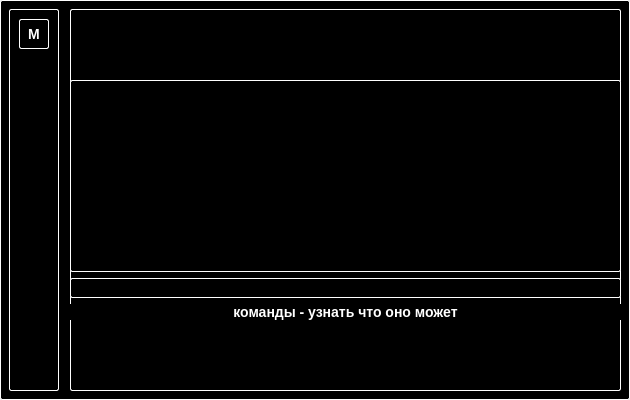
<?xml version="1.0" encoding="UTF-8"?>
<ui version="4.0">
 <class>MainWindow</class>
 <widget class="QMainWindow" name="MainWindow">
  <property name="geometry">
   <rect>
    <x>0</x>
    <y>0</y>
    <width>630</width>
    <height>400</height>
   </rect>
  </property>
  <property name="minimumSize">
   <size>
    <width>630</width>
    <height>400</height>
   </size>
  </property>
  <property name="maximumSize">
   <size>
    <width>630</width>
    <height>400</height>
   </size>
  </property>
  <property name="windowTitle">
   <string>MainWindow</string>
  </property>
  <property name="styleSheet">
   <string notr="true">QPushButton:pressed {
	background-color: rgb(255, 255, 255);	
	color: rgb(255, 255, 255);
}



QPushButton:pressed {
	background-color: rgb(255, 255, 255);	
	color: rgb(255, 255, 255);
}
</string>
  </property>
  <widget class="QWidget" name="centralwidget">
   <widget class="QWidget" name="widget_2" native="true">
    <property name="geometry">
     <rect>
      <x>0</x>
      <y>0</y>
      <width>630</width>
      <height>400</height>
     </rect>
    </property>
    <property name="minimumSize">
     <size>
      <width>630</width>
      <height>400</height>
     </size>
    </property>
    <property name="maximumSize">
     <size>
      <width>630</width>
      <height>400</height>
     </size>
    </property>
    <property name="styleSheet">
     <string notr="true">border-style: outset;
border-width: 1px;
border-radius:2px;
border-color: white;
font: bold 14px;
color: rgb(0, 0, 0);
background-color: rgb(0, 0, 0);</string>
    </property>
    <widget class="QWidget" name="widget_3" native="true">
     <property name="geometry">
      <rect>
       <x>9</x>
       <y>9</y>
       <width>50</width>
       <height>382</height>
      </rect>
     </property>
     <property name="minimumSize">
      <size>
       <width>50</width>
       <height>0</height>
      </size>
     </property>
     <property name="maximumSize">
      <size>
       <width>200</width>
       <height>16777215</height>
      </size>
     </property>
     <property name="styleSheet">
      <string notr="true">border-style: outset;
border-width: 1px;
border-radius:2px;
border-color: white;
font: bold 14px;
color: rgb(0, 0, 0);
background-color: rgb(0, 0, 0);
</string>
     </property>
     <widget class="QPushButton" name="menu_button">
      <property name="geometry">
       <rect>
        <x>10</x>
        <y>10</y>
        <width>30</width>
        <height>30</height>
       </rect>
      </property>
      <property name="minimumSize">
       <size>
        <width>0</width>
        <height>30</height>
       </size>
      </property>
      <property name="maximumSize">
       <size>
        <width>30</width>
        <height>30</height>
       </size>
      </property>
      <property name="cursor">
       <cursorShape>PointingHandCursor</cursorShape>
      </property>
      <property name="focusPolicy">
       <enum>Qt::NoFocus</enum>
      </property>
      <property name="contextMenuPolicy">
       <enum>Qt::NoContextMenu</enum>
      </property>
      <property name="styleSheet">
       <string notr="true">border-style: outset;
border-width: 1px;
border-radius:2px;
border-color: white;
font: bold 14px;
color: rgb(255, 255, 255);
background-color: rgb(0, 0, 0);

</string>
      </property>
      <property name="text">
       <string>M</string>
      </property>
     </widget>
     <widget class="QPushButton" name="end_button">
      <property name="geometry">
       <rect>
        <x>60</x>
        <y>80</y>
        <width>131</width>
        <height>61</height>
       </rect>
      </property>
      <property name="cursor">
       <cursorShape>PointingHandCursor</cursorShape>
      </property>
      <property name="styleSheet">
       <string notr="true">color: rgb(255, 255, 255);
</string>
      </property>
      <property name="text">
       <string>КОНЕЦ</string>
      </property>
     </widget>
     <widget class="QPushButton" name="start_button">
      <property name="geometry">
       <rect>
        <x>60</x>
        <y>10</y>
        <width>131</width>
        <height>61</height>
       </rect>
      </property>
      <property name="cursor">
       <cursorShape>PointingHandCursor</cursorShape>
      </property>
      <property name="styleSheet">
       <string notr="true">color: rgb(255, 255, 255);
</string>
      </property>
      <property name="text">
       <string>НАЧАТЬ</string>
      </property>
     </widget>
     <widget class="QPushButton" name="click_button">
      <property name="geometry">
       <rect>
        <x>60</x>
        <y>150</y>
        <width>131</width>
        <height>61</height>
       </rect>
      </property>
      <property name="cursor">
       <cursorShape>PointingHandCursor</cursorShape>
      </property>
      <property name="styleSheet">
       <string notr="true">color: rgb(255, 255, 255);
</string>
      </property>
      <property name="text">
       <string>ДЕЙСТВИЕ</string>
      </property>
     </widget>
     <widget class="QPushButton" name="click_button_3">
      <property name="geometry">
       <rect>
        <x>60</x>
        <y>290</y>
        <width>131</width>
        <height>61</height>
       </rect>
      </property>
      <property name="cursor">
       <cursorShape>PointingHandCursor</cursorShape>
      </property>
      <property name="styleSheet">
       <string notr="true">color: rgb(255, 255, 255);
</string>
      </property>
      <property name="text">
       <string>СПРОСИТЬ</string>
      </property>
     </widget>
     <widget class="QPushButton" name="button_word">
      <property name="geometry">
       <rect>
        <x>60</x>
        <y>220</y>
        <width>131</width>
        <height>61</height>
       </rect>
      </property>
      <property name="cursor">
       <cursorShape>PointingHandCursor</cursorShape>
      </property>
      <property name="styleSheet">
       <string notr="true">color: rgb(255, 255, 255);
</string>
      </property>
      <property name="text">
       <string>БЛАКНОТ</string>
      </property>
     </widget>
    </widget>
    <widget class="QWidget" name="right_menu" native="true">
     <property name="geometry">
      <rect>
       <x>70</x>
       <y>9</y>
       <width>551</width>
       <height>382</height>
      </rect>
     </property>
     <property name="minimumSize">
      <size>
       <width>0</width>
       <height>0</height>
      </size>
     </property>
     <property name="maximumSize">
      <size>
       <width>16777215</width>
       <height>5645654</height>
      </size>
     </property>
     <property name="styleSheet">
      <string notr="true">border-style: outset;
border-width: 1px;
border-radius:2px;
border-color: white;
font: bold 14px;
color: rgb(0, 0, 0);
background-color: rgb(0, 0, 0);</string>
     </property>
     <layout class="QVBoxLayout" name="verticalLayout_2">
      <item>
       <spacer name="verticalSpacer_2">
        <property name="orientation">
         <enum>Qt::Vertical</enum>
        </property>
        <property name="sizeHint" stdset="0">
         <size>
          <width>20</width>
          <height>40</height>
         </size>
        </property>
       </spacer>
      </item>
      <item>
       <widget class="QTextBrowser" name="textBrowser">
        <property name="sizePolicy">
         <sizepolicy hsizetype="Expanding" vsizetype="Fixed">
          <horstretch>0</horstretch>
          <verstretch>0</verstretch>
         </sizepolicy>
        </property>
        <property name="palette">
         <palette>
          <active>
           <colorrole role="WindowText">
            <brush brushstyle="SolidPattern">
             <color alpha="255">
              <red>255</red>
              <green>255</green>
              <blue>255</blue>
             </color>
            </brush>
           </colorrole>
           <colorrole role="Button">
            <brush brushstyle="SolidPattern">
             <color alpha="255">
              <red>0</red>
              <green>0</green>
              <blue>0</blue>
             </color>
            </brush>
           </colorrole>
           <colorrole role="Text">
            <brush brushstyle="SolidPattern">
             <color alpha="255">
              <red>255</red>
              <green>255</green>
              <blue>255</blue>
             </color>
            </brush>
           </colorrole>
           <colorrole role="ButtonText">
            <brush brushstyle="SolidPattern">
             <color alpha="255">
              <red>255</red>
              <green>255</green>
              <blue>255</blue>
             </color>
            </brush>
           </colorrole>
           <colorrole role="Base">
            <brush brushstyle="SolidPattern">
             <color alpha="255">
              <red>0</red>
              <green>0</green>
              <blue>0</blue>
             </color>
            </brush>
           </colorrole>
           <colorrole role="Window">
            <brush brushstyle="SolidPattern">
             <color alpha="255">
              <red>0</red>
              <green>0</green>
              <blue>0</blue>
             </color>
            </brush>
           </colorrole>
           <colorrole role="PlaceholderText">
            <brush brushstyle="SolidPattern">
             <color alpha="128">
              <red>255</red>
              <green>255</green>
              <blue>255</blue>
             </color>
            </brush>
           </colorrole>
          </active>
          <inactive>
           <colorrole role="WindowText">
            <brush brushstyle="SolidPattern">
             <color alpha="255">
              <red>255</red>
              <green>255</green>
              <blue>255</blue>
             </color>
            </brush>
           </colorrole>
           <colorrole role="Button">
            <brush brushstyle="SolidPattern">
             <color alpha="255">
              <red>0</red>
              <green>0</green>
              <blue>0</blue>
             </color>
            </brush>
           </colorrole>
           <colorrole role="Text">
            <brush brushstyle="SolidPattern">
             <color alpha="255">
              <red>255</red>
              <green>255</green>
              <blue>255</blue>
             </color>
            </brush>
           </colorrole>
           <colorrole role="ButtonText">
            <brush brushstyle="SolidPattern">
             <color alpha="255">
              <red>255</red>
              <green>255</green>
              <blue>255</blue>
             </color>
            </brush>
           </colorrole>
           <colorrole role="Base">
            <brush brushstyle="SolidPattern">
             <color alpha="255">
              <red>0</red>
              <green>0</green>
              <blue>0</blue>
             </color>
            </brush>
           </colorrole>
           <colorrole role="Window">
            <brush brushstyle="SolidPattern">
             <color alpha="255">
              <red>0</red>
              <green>0</green>
              <blue>0</blue>
             </color>
            </brush>
           </colorrole>
           <colorrole role="PlaceholderText">
            <brush brushstyle="SolidPattern">
             <color alpha="128">
              <red>255</red>
              <green>255</green>
              <blue>255</blue>
             </color>
            </brush>
           </colorrole>
          </inactive>
          <disabled>
           <colorrole role="WindowText">
            <brush brushstyle="SolidPattern">
             <color alpha="255">
              <red>255</red>
              <green>255</green>
              <blue>255</blue>
             </color>
            </brush>
           </colorrole>
           <colorrole role="Button">
            <brush brushstyle="SolidPattern">
             <color alpha="255">
              <red>0</red>
              <green>0</green>
              <blue>0</blue>
             </color>
            </brush>
           </colorrole>
           <colorrole role="Text">
            <brush brushstyle="SolidPattern">
             <color alpha="255">
              <red>255</red>
              <green>255</green>
              <blue>255</blue>
             </color>
            </brush>
           </colorrole>
           <colorrole role="ButtonText">
            <brush brushstyle="SolidPattern">
             <color alpha="255">
              <red>255</red>
              <green>255</green>
              <blue>255</blue>
             </color>
            </brush>
           </colorrole>
           <colorrole role="Base">
            <brush brushstyle="SolidPattern">
             <color alpha="255">
              <red>0</red>
              <green>0</green>
              <blue>0</blue>
             </color>
            </brush>
           </colorrole>
           <colorrole role="Window">
            <brush brushstyle="SolidPattern">
             <color alpha="255">
              <red>0</red>
              <green>0</green>
              <blue>0</blue>
             </color>
            </brush>
           </colorrole>
           <colorrole role="PlaceholderText">
            <brush brushstyle="SolidPattern">
             <color alpha="128">
              <red>255</red>
              <green>255</green>
              <blue>255</blue>
             </color>
            </brush>
           </colorrole>
          </disabled>
         </palette>
        </property>
        <property name="font">
         <font>
          <family>Nirmala UI</family>
          <pointsize>-1</pointsize>
          <italic>false</italic>
          <bold>true</bold>
          <stylestrategy>PreferDefault</stylestrategy>
         </font>
        </property>
        <property name="tabletTracking">
         <bool>false</bool>
        </property>
        <property name="focusPolicy">
         <enum>Qt::NoFocus</enum>
        </property>
        <property name="layoutDirection">
         <enum>Qt::LeftToRight</enum>
        </property>
        <property name="autoFillBackground">
         <bool>false</bool>
        </property>
        <property name="styleSheet">
         <string notr="true">color: rgb(255, 255, 255);
font: bold 14px;</string>
        </property>
        <property name="lineWrapMode">
         <enum>QTextEdit::NoWrap</enum>
        </property>
        <property name="html">
         <string>&lt;!DOCTYPE HTML PUBLIC &quot;-//W3C//DTD HTML 4.0//EN&quot; &quot;http://www.w3.org/TR/REC-html40/strict.dtd&quot;&gt;
&lt;html&gt;&lt;head&gt;&lt;meta name=&quot;qrichtext&quot; content=&quot;1&quot; /&gt;&lt;meta charset=&quot;utf-8&quot; /&gt;&lt;style type=&quot;text/css&quot;&gt;
p, li { white-space: pre-wrap; }
hr { height: 1px; border-width: 0; }
li.unchecked::marker { content: &quot;\2610&quot;; }
li.checked::marker { content: &quot;\2612&quot;; }
&lt;/style&gt;&lt;/head&gt;&lt;body style=&quot; font-family:'Nirmala UI'; font-size:14px; font-weight:700; font-style:normal;&quot;&gt;
&lt;p align=&quot;justify&quot; style=&quot;-qt-paragraph-type:empty; margin-top:0px; margin-bottom:0px; margin-left:0px; margin-right:0px; -qt-block-indent:0; text-indent:0px;&quot;&gt;&lt;br /&gt;&lt;/p&gt;&lt;/body&gt;&lt;/html&gt;</string>
        </property>
       </widget>
      </item>
      <item>
       <widget class="QLineEdit" name="input_line_edit">
        <property name="maximumSize">
         <size>
          <width>16777215</width>
          <height>30</height>
         </size>
        </property>
        <property name="styleSheet">
         <string notr="true">border-style: outset;
border-width: 1px;
border-radius:2px;
border-color: white;
font: bold 14px;
color: rgb(255, 255, 255);
background-color: rgb(0, 0, 0);</string>
        </property>
       </widget>
      </item>
      <item>
       <widget class="QLabel" name="label_3">
        <property name="styleSheet">
         <string notr="true">border-style: outset;
border-width: 0px;
border-radius:0px;
border-color: white;
font: bold 14px;
color: rgb(255, 255, 255);
background-color: rgb(0, 0, 0);

</string>
        </property>
        <property name="text">
         <string>команды - узнать что оно может</string>
        </property>
        <property name="alignment">
         <set>Qt::AlignCenter</set>
        </property>
       </widget>
      </item>
      <item>
       <spacer name="verticalSpacer">
        <property name="orientation">
         <enum>Qt::Vertical</enum>
        </property>
        <property name="sizeHint" stdset="0">
         <size>
          <width>20</width>
          <height>40</height>
         </size>
        </property>
       </spacer>
      </item>
     </layout>
    </widget>
    <zorder>right_menu</zorder>
    <zorder>widget_3</zorder>
   </widget>
   <widget class="QWidget" name="widget_word" native="true">
    <property name="geometry">
     <rect>
      <x>50</x>
      <y>410</y>
      <width>531</width>
      <height>31</height>
     </rect>
    </property>
    <property name="minimumSize">
     <size>
      <width>0</width>
      <height>31</height>
     </size>
    </property>
    <property name="maximumSize">
     <size>
      <width>571</width>
      <height>411</height>
     </size>
    </property>
    <property name="styleSheet">
     <string notr="true">border-style: outset;
border-width: 1px;
border-radius:5px;
border-color: white;
font: bold 14px;
color: rgb(255, 255, 255);
background-color: rgb(100, 100, 100); ;

</string>
    </property>
    <widget class="QPushButton" name="button_clouse_word">
     <property name="geometry">
      <rect>
       <x>10</x>
       <y>10</y>
       <width>31</width>
       <height>31</height>
      </rect>
     </property>
     <property name="cursor">
      <cursorShape>PointingHandCursor</cursorShape>
     </property>
     <property name="text">
      <string>-</string>
     </property>
    </widget>
    <widget class="QScrollArea" name="scrollArea">
     <property name="geometry">
      <rect>
       <x>50</x>
       <y>40</y>
       <width>441</width>
       <height>301</height>
      </rect>
     </property>
     <property name="styleSheet">
      <string notr="true">border-style: outset;
border-width: 0px;
border-radius:0px;
border-color: white;
font: bold 14px;
color: rgb(255, 255, 255);
background-color: rgb(100, 100, 100); ;</string>
     </property>
     <property name="widgetResizable">
      <bool>true</bool>
     </property>
     <widget class="QWidget" name="scrollAreaWidgetContents">
      <property name="geometry">
       <rect>
        <x>0</x>
        <y>0</y>
        <width>424</width>
        <height>636</height>
       </rect>
      </property>
      <layout class="QVBoxLayout" name="verticalLayout">
       <item>
        <widget class="QTextEdit" name="textEdit_7">
         <property name="minimumSize">
          <size>
           <width>0</width>
           <height>150</height>
          </size>
         </property>
         <property name="styleSheet">
          <string notr="true">border-style: outset;
border-width: 1px;
border-radius:5px;
border-color: black;
font: bold 14px;
color: black;
background-color: white; ;</string>
         </property>
        </widget>
       </item>
       <item>
        <widget class="QTextEdit" name="textEdit_6">
         <property name="minimumSize">
          <size>
           <width>0</width>
           <height>150</height>
          </size>
         </property>
         <property name="styleSheet">
          <string notr="true">border-style: outset;
border-width: 1px;
border-radius:5px;
border-color: black;
font: bold 14px;
color: black;
background-color: white; ;</string>
         </property>
        </widget>
       </item>
       <item>
        <widget class="QTextEdit" name="textEdit_4">
         <property name="minimumSize">
          <size>
           <width>0</width>
           <height>150</height>
          </size>
         </property>
         <property name="styleSheet">
          <string notr="true">border-style: outset;
border-width: 1px;
border-radius:5px;
border-color: black;
font: bold 14px;
color: black;
background-color: white; ;</string>
         </property>
        </widget>
       </item>
       <item>
        <widget class="QTextEdit" name="textEdit_5">
         <property name="minimumSize">
          <size>
           <width>0</width>
           <height>150</height>
          </size>
         </property>
         <property name="styleSheet">
          <string notr="true">border-style: outset;
border-width: 1px;
border-radius:5px;
border-color: black;
font: bold 14px;
color: black;
background-color: white; ;</string>
         </property>
        </widget>
       </item>
      </layout>
     </widget>
    </widget>
   </widget>
   <widget class="QWidget" name="widget_word_2" native="true">
    <property name="geometry">
     <rect>
      <x>50</x>
      <y>450</y>
      <width>538</width>
      <height>31</height>
     </rect>
    </property>
    <property name="minimumSize">
     <size>
      <width>0</width>
      <height>31</height>
     </size>
    </property>
    <property name="maximumSize">
     <size>
      <width>571</width>
      <height>411</height>
     </size>
    </property>
    <property name="styleSheet">
     <string notr="true">border-style: outset;
border-width: 1px;
border-radius:5px;
border-color: white;
font: bold 14px;
color: rgb(255, 255, 255);
background-color: rgb(100, 100, 100); ;

</string>
    </property>
    <widget class="QPushButton" name="button_clouse_word_2">
     <property name="geometry">
      <rect>
       <x>10</x>
       <y>10</y>
       <width>31</width>
       <height>31</height>
      </rect>
     </property>
     <property name="cursor">
      <cursorShape>PointingHandCursor</cursorShape>
     </property>
     <property name="text">
      <string>-</string>
     </property>
    </widget>
    <widget class="QLabel" name="label">
     <property name="geometry">
      <rect>
       <x>120</x>
       <y>100</y>
       <width>291</width>
       <height>21</height>
      </rect>
     </property>
     <property name="styleSheet">
      <string notr="true">border-style: outset;
border-width: 0px;
border-radius:0px;
border-color: white;
font: bold 14px;
color: rgb(255, 255, 255);

</string>
     </property>
     <property name="text">
      <string>КАК ЖЕ ВАС НАЗЫВАТЬ ДОРОГОЙ ДРУГ</string>
     </property>
    </widget>
    <widget class="QPushButton" name="button_ok_name">
     <property name="geometry">
      <rect>
       <x>420</x>
       <y>60</y>
       <width>41</width>
       <height>31</height>
      </rect>
     </property>
     <property name="styleSheet">
      <string notr="true">border-style: outset;
border-width: 1px;
border-radius:2px;
border-color: black;
font: bold 14px;
color: rgb(0, 0, 0);
background-color: rgb(255, 255, 255);

</string>
     </property>
     <property name="text">
      <string>OK</string>
     </property>
    </widget>
    <widget class="QLineEdit" name="input_name_lineedit">
     <property name="geometry">
      <rect>
       <x>80</x>
       <y>60</y>
       <width>341</width>
       <height>31</height>
      </rect>
     </property>
     <property name="styleSheet">
      <string notr="true">border-style: outset;
border-width: 1px;
border-radius:2px;
border-color: black;
font: bold 14px;
color: black;
background-color: white; ;</string>
     </property>
    </widget>
   </widget>
   <widget class="QWidget" name="klicker_widget" native="true">
    <property name="geometry">
     <rect>
      <x>50</x>
      <y>490</y>
      <width>531</width>
      <height>31</height>
     </rect>
    </property>
    <property name="minimumSize">
     <size>
      <width>0</width>
      <height>31</height>
     </size>
    </property>
    <property name="maximumSize">
     <size>
      <width>571</width>
      <height>500</height>
     </size>
    </property>
    <property name="styleSheet">
     <string notr="true">border-style: outset;
border-width: 1px;
border-radius:5px;
border-color: white;
font: bold 14px;
color: rgb(255, 255, 255);
background-color: rgb(100, 100, 100); ;

</string>
    </property>
    <widget class="QPushButton" name="button_clouse_word_3">
     <property name="geometry">
      <rect>
       <x>10</x>
       <y>10</y>
       <width>31</width>
       <height>31</height>
      </rect>
     </property>
     <property name="cursor">
      <cursorShape>PointingHandCursor</cursorShape>
     </property>
     <property name="text">
      <string>-</string>
     </property>
    </widget>
    <widget class="QPushButton" name="klick_button">
     <property name="geometry">
      <rect>
       <x>90</x>
       <y>200</y>
       <width>321</width>
       <height>161</height>
      </rect>
     </property>
     <property name="text">
      <string>KLICK</string>
     </property>
    </widget>
    <widget class="QPushButton" name="klick_up_button">
     <property name="geometry">
      <rect>
       <x>90</x>
       <y>170</y>
       <width>151</width>
       <height>24</height>
      </rect>
     </property>
     <property name="text">
      <string>UP</string>
     </property>
    </widget>
    <widget class="QPushButton" name="klick_sam_button">
     <property name="geometry">
      <rect>
       <x>260</x>
       <y>170</y>
       <width>151</width>
       <height>24</height>
      </rect>
     </property>
     <property name="text">
      <string>SAM</string>
     </property>
    </widget>
    <widget class="QLineEdit" name="input_klicker_lable">
     <property name="geometry">
      <rect>
       <x>90</x>
       <y>30</y>
       <width>321</width>
       <height>121</height>
      </rect>
     </property>
     <property name="styleSheet">
      <string notr="true">border-style: outset;
border-width: 0px;
border-radius:0px;
border-color: white;
font: bold 14px;</string>
     </property>
     <property name="text">
      <string/>
     </property>
    </widget>
   </widget>
  </widget>
 </widget>
 <resources/>
 <connections/>
</ui>
